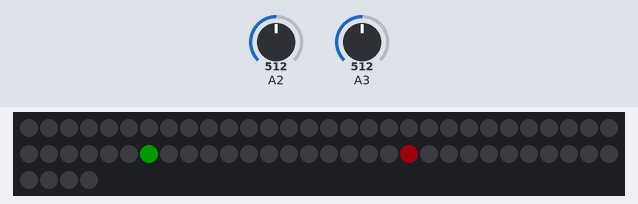
Simulated run of this sketch. Board: Teensy 3. Parts: 64 RGB LEDs in strip order, left to right, continuing on the next row. The test bench sets the inputs (shaded band); at power-on: A2 = 512, A3 = 512 (analog values on the 0–1023 scale). Dim RGB values are drawn brighter than linear; random numbers use the default seed unless the sketch sets one.

Above: at 1.04 s.

The sketch:

super_fun_game.ino
```cpp
/* -------------------------------------------
Use pots in A2 and A3 to control a pixel.
Try to match the other one three times.
-------------------------------------------- */

// boilerplate LED init
#include <WS2812Serial.h>
const int num_of_leds = 64;
const int pin = 5; // only these pins can be used on the Teensy 3.2:  1, 5, 8, 10, 31
byte drawingMemory[num_of_leds * 3];       //  3 bytes per LED
DMAMEM byte displayMemory[num_of_leds * 12]; // 12 bytes per LED
WS2812Serial leds(num_of_leds, displayMemory, drawingMemory, pin, WS2812_GRB);
float max_brightness = 0.1;

unsigned long current_time;
unsigned long interval_time;
unsigned long prev[8]; //array of 8 variables named "prev"
int shift;
float set_hue;
int xy_sel;
int xy_count;
int x_pos;
int y_pos;
int score = 0;
// initial target position
int target_pos = random(63);

// boilerplate setup
void setup() {
  leds.begin();

  analogReadResolution(12); //0-4095 pot values
  analogReadAveraging(64);  //smooth the readings some
}

void loop() {
  current_time = millis();
    if (current_time - prev[0] > 60 ) {
    prev[0] = current_time;


    // get the player dot from pots
    x_pos = analogRead(A2)/512;
    y_pos = analogRead(A3)/512;

    // translate our x/y into absolute LED position
    xy_sel = x_pos + (y_pos * 8);

    for (int i = 0; i < 64; i++) {
        set_pixel_HSV(i, 0, 0, 0);

        if (i == xy_sel) {
          set_pixel_HSV(i, 0.34 , 1, 1);
        }
        if (xy_sel == target_pos) {
          score++;
          target_pos = random(63);
        }
        if (i == target_pos) {
          set_hue = 1 - (random(10) / 1000.0);
          set_pixel_HSV(i, set_hue , 1, 1);
        }
        if (score >= 3) {
          wow(10);
          score = 0;
        }

      }
    leds.show();
    }
  }

void wow(int count) {
  int wow1[64] = {1, 0, 1, 0, 1, 0, 1, 0,
                  1, 0, 1, 0, 1, 0, 1, 0,
                  1, 0, 1, 0, 1, 0, 1, 0,
                  1, 0, 1, 0, 1, 0, 1, 0,
                  1, 0, 1, 0, 1, 0, 1, 0,
                  0, 0, 0, 0, 0, 0, 0, 0,
                  1, 0, 1, 0, 1, 0, 1, 0,
                  0, 0, 0, 0, 0, 0, 0, 0};

  int wow2[64] = {0, 1, 0, 1, 0, 1, 0, 1,
                  0, 1, 0, 1, 0, 1, 0, 1,
                  0, 1, 0, 1, 0, 1, 0, 1,
                  0, 1, 0, 1, 0, 1, 0, 1,
                  0, 1, 0, 1, 0, 1, 0, 1,
                  0, 0, 0, 0, 0, 0, 0, 0,
                  0, 1, 0, 1, 0, 1, 0, 1,
                  0, 0, 0, 0, 0, 0, 0, 0};

  for(int repeat = 0; repeat < count; repeat++) {
    for(int i = 0; i < 64; i++) {
      set_pixel_HSV(i, 1 , 1, 1*wow1[i]);
    }
    leds.show();
    delay(200);
    for(int i = 0; i < 64; i++) {
      set_pixel_HSV(i, 1 , 1, 1*wow2[i]);
    }
    leds.show();
    delay(200);
  }
}

// Magic below

//This function is a little different than you might see in other libraries but it works pretty similar
// instead of 0-255 you see in other libraries this is all 0-1.0
// you can copy this to the bottom of any code as long as the declarations at the top in "led biz" are done

//set_pixel_HSV(led to change, hue,saturation,value aka brightness)
// led to change is 0-63
// all other are 0.0 to 1.0
// hue - 0 is red, then through the ROYGBIV to 1.0 as red again
// saturation - 0 is fully white, 1 is fully colored.
// value - 0 is off, 1 is the value set by max_brightness
// (it's not called brightness since, unlike in photoshop, we're going from black to fully lit up

//based on https://stackoverflow.com/questions/3018313/algorithm-to-convert-rgb-to-hsv-and-hsv-to-rgb-in-range-0-255-for-both

void set_pixel_HSV(int pixel, float fh, float fs, float fv) {
  byte RedLight;
  byte GreenLight;
  byte BlueLight;

  byte h = fh * 255;
  byte s = fs * 255;
  byte v = fv * max_brightness * 255;

  h = (h * 192) / 256;  // 0..191
  unsigned int i = h / 32;   // We want a value of 0 thru 5
  unsigned int f = (h % 32) * 8;   // 'fractional' part of 'i' 0..248 in jumps

  unsigned int sInv = 255 - s;  // 0 -> 0xff, 0xff -> 0
  unsigned int fInv = 255 - f;  // 0 -> 0xff, 0xff -> 0
  byte pv = v * sInv / 256;  // pv will be in range 0 - 255
  byte qv = v * (256 - s * f / 256) / 256;
  byte tv = v * (256 - s * fInv / 256) / 256;

  switch (i) {
    case 0:
      RedLight = v;
      GreenLight = tv;
      BlueLight = pv;
      break;
    case 1:
      RedLight = qv;
      GreenLight = v;
      BlueLight = pv;
      break;
    case 2:
      RedLight = pv;
      GreenLight = v;
      BlueLight = tv;
      break;
    case 3:
      RedLight = pv;
      GreenLight = qv;
      BlueLight = v;
      break;
    case 4:
      RedLight = tv;
      GreenLight = pv;
      BlueLight = v;
      break;
    case 5:
      RedLight = v;
      GreenLight = pv;
      BlueLight = qv;
      break;
  }
  leds.setPixelColor(pixel, RedLight, GreenLight, BlueLight);
}
```
